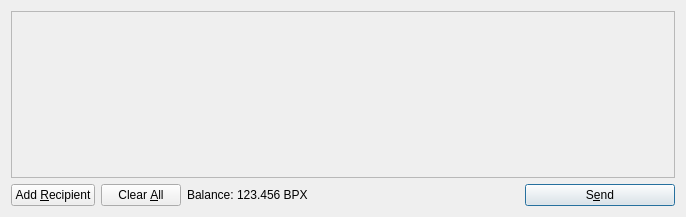
<?xml version="1.0" encoding="UTF-8"?>
<ui version="4.0">
 <class>SendCoinsDialog</class>
 <widget class="QDialog" name="SendCoinsDialog">
  <property name="geometry">
   <rect>
    <x>0</x>
    <y>0</y>
    <width>686</width>
    <height>217</height>
   </rect>
  </property>
  <property name="windowTitle">
   <string>Send Coins</string>
  </property>
  <layout class="QVBoxLayout" name="verticalLayout">
   <item>
    <widget class="QScrollArea" name="scrollArea">
     <property name="widgetResizable">
      <bool>true</bool>
     </property>
     <widget class="QWidget" name="scrollAreaWidgetContents">
      <property name="geometry">
       <rect>
        <x>0</x>
        <y>0</y>
        <width>666</width>
        <height>165</height>
       </rect>
      </property>
      <layout class="QVBoxLayout" name="verticalLayout_2">
       <property name="margin">
        <number>0</number>
       </property>
       <item>
        <layout class="QVBoxLayout" name="entries">
         <property name="spacing">
          <number>6</number>
         </property>
        </layout>
       </item>
       <item>
        <spacer name="verticalSpacer">
         <property name="orientation">
          <enum>Qt::Vertical</enum>
         </property>
         <property name="sizeHint" stdset="0">
          <size>
           <width>20</width>
           <height>40</height>
          </size>
         </property>
        </spacer>
       </item>
      </layout>
     </widget>
    </widget>
   </item>
   <item>
    <layout class="QHBoxLayout" name="horizontalLayout">
     <item>
      <widget class="QPushButton" name="addButton">
       <property name="toolTip">
        <string>Send to multiple recipients at once</string>
       </property>
       <property name="text">
        <string>Add &amp;Recipient</string>
       </property>
       <property name="icon">
        <iconset resource="../bitcoin.qrc">
         <normaloff>:/icons/add</normaloff>:/icons/add</iconset>
       </property>
       <property name="autoDefault">
        <bool>false</bool>
       </property>
      </widget>
     </item>
     <item>
      <widget class="QPushButton" name="clearButton">
       <property name="sizePolicy">
        <sizepolicy hsizetype="Minimum" vsizetype="Fixed">
         <horstretch>0</horstretch>
         <verstretch>0</verstretch>
        </sizepolicy>
       </property>
       <property name="toolTip">
        <string>Remove all transaction fields</string>
       </property>
       <property name="text">
        <string>Clear &amp;All</string>
       </property>
       <property name="icon">
        <iconset resource="../bitcoin.qrc">
         <normaloff>:/icons/remove</normaloff>:/icons/remove</iconset>
       </property>
       <property name="autoRepeatDelay">
        <number>300</number>
       </property>
       <property name="autoDefault">
        <bool>false</bool>
       </property>
      </widget>
     </item>
     <item>
      <layout class="QHBoxLayout" name="horizontalLayout_2">
       <property name="spacing">
        <number>3</number>
       </property>
       <item>
        <widget class="QLabel" name="label">
         <property name="text">
          <string>Balance:</string>
         </property>
        </widget>
       </item>
       <item>
        <widget class="QLabel" name="labelBalance">
         <property name="cursor">
          <cursorShape>IBeamCursor</cursorShape>
         </property>
         <property name="text">
          <string>123.456 BPX</string>
         </property>
         <property name="textInteractionFlags">
          <set>Qt::LinksAccessibleByMouse|Qt::TextSelectableByKeyboard|Qt::TextSelectableByMouse</set>
         </property>
        </widget>
       </item>
      </layout>
     </item>
     <item>
      <spacer name="horizontalSpacer">
       <property name="orientation">
        <enum>Qt::Horizontal</enum>
       </property>
       <property name="sizeHint" stdset="0">
        <size>
         <width>40</width>
         <height>20</height>
        </size>
       </property>
      </spacer>
     </item>
     <item>
      <widget class="QPushButton" name="sendButton">
       <property name="minimumSize">
        <size>
         <width>150</width>
         <height>0</height>
        </size>
       </property>
       <property name="toolTip">
        <string>Confirm the send action</string>
       </property>
       <property name="text">
        <string>S&amp;end</string>
       </property>
       <property name="icon">
        <iconset resource="../bitcoin.qrc">
         <normaloff>:/icons/send</normaloff>:/icons/send</iconset>
       </property>
       <property name="default">
        <bool>true</bool>
       </property>
      </widget>
     </item>
    </layout>
   </item>
  </layout>
 </widget>
 <resources>
  <include location="../bitcoin.qrc"/>
 </resources>
 <connections/>
</ui>
